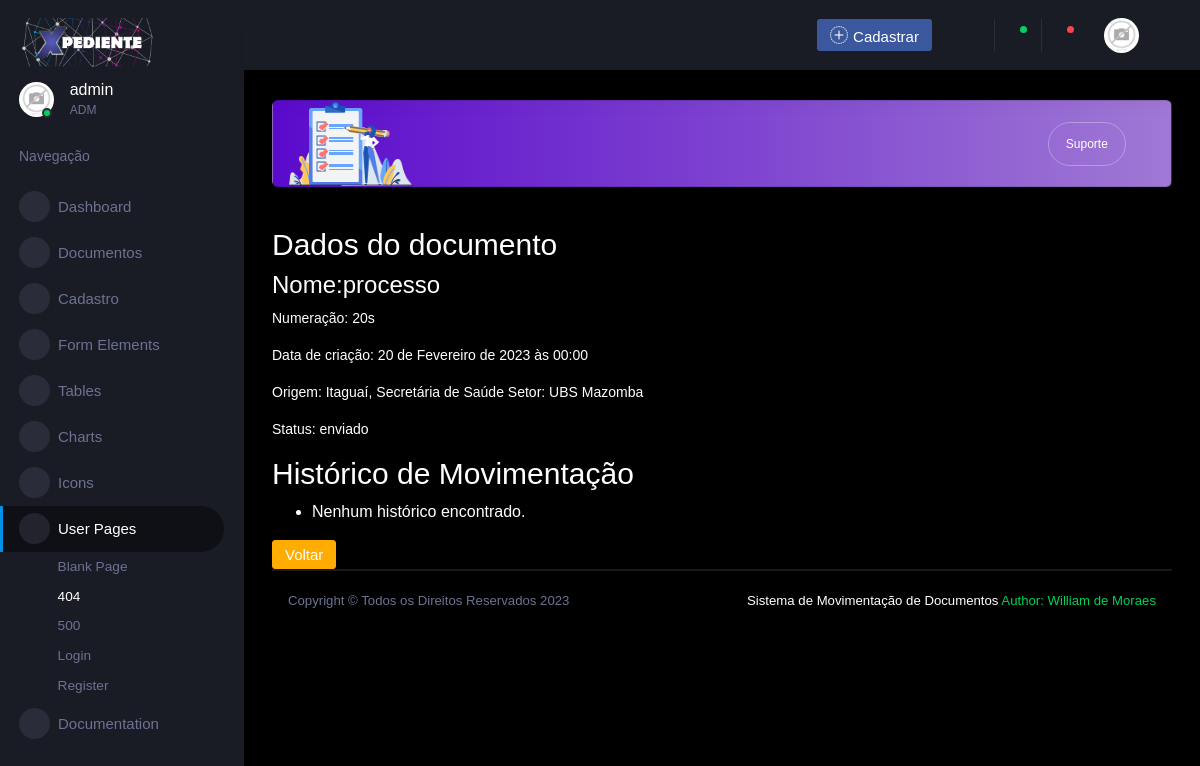
The page /documento_view/4 (signed in) on the database as committed earlier.
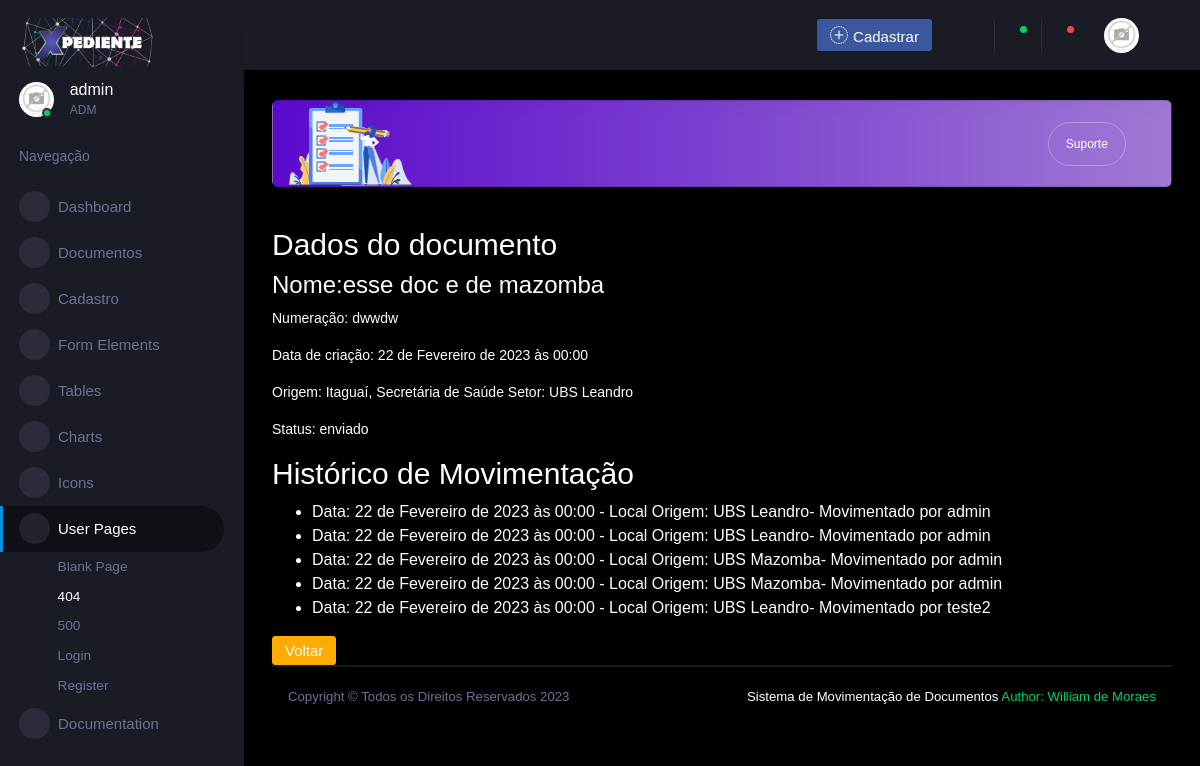
The same page on the database as committed later.
### App/models.py (models this page shows, shortened)
class Documento(models.Model):
    nome = models.CharField(max_length=60, blank=False, unique=True, null=True, verbose_name='Nome')
    tipo = models.CharField(max_length=15, blank=False, null=True, verbose_name='Tipo',
        choices=(
                ( 'processo' ,  'Processo' ),
                ( 'requerimeto' ,  'Requerimento' ),
                ( 'ata' ,  'Ata' ),
                ( 'ci' ,  'Ci' ),
                ( 'documento' ,  'Documento' ),
            ))
    numeracao = models.CharField(max_length=15, blank=False, unique=True, null=True, verbose_name='Numeração')
    ano = models.CharField(max_length=15,  blank=False, null=True, verbose_name='Ano')
    assunto = models.TextField(max_length=15, blank=True, null=True, verbose_name='Assunto')
    datainicial = models.DateTimeField(max_length=15, blank=True, null=True, verbose_name='Data Inicial')
    prefeitura = models.ForeignKey(Prefeitura, on_delete=models.CASCADE, verbose_name='Prefeitura')
    secretaria = models.ForeignKey(Secretaria, on_delete=models.CASCADE, verbose_name='Secretária')
    setor = models.ForeignKey(Setor, on_delete=models.CASCADE, verbose_name='Setor')
    status =models.CharField(max_length=10, blank=False, null=True, verbose_name='Status',
        choices=(
                ( 'registrado' ,  'Registrado' ),
                ( 'enviado' ,  'Enviado' ),
                ( 'recebido' ,  'Recebido' ),
            ))
    anexo = models.FileField(upload_to='anexo/', null=True , blank=True, verbose_name='Anexo')
    data_envio = models.DateTimeField(null=True, blank=True)
    data_recebimento = models.DateTimeField(null=True, blank=True)
    criadopor = models.ForeignKey(User, on_delete=models.PROTECT)
    origem = models.ForeignKey(User, on_delete=models.CASCADE, related_name='documentos_enviados')
    destino = models.ForeignKey(User, on_delete=models.CASCADE, related_name='documentos_recebidos')

class Prefeitura(models.Model):
    nome = models.CharField(max_length=30, blank=False, null=True,  verbose_name='Nome da Prefeitura')
    criadopor = models.ForeignKey(User, on_delete=models.PROTECT)

class Secretaria(models.Model):
    nome = models.CharField(max_length=40, blank=False, unique=True, null=True, verbose_name='Nome da Secretária')
    prefeitura = models.ForeignKey(Prefeitura, on_delete=models.CASCADE, verbose_name='Prefeitura')
    sigla = models.CharField(max_length=7, blank=False, null=True, verbose_name='Sigla da Secretária')
    phoneNumberRegex = RegexValidator(regex = r"^\+?1?\d{8,15}$") # regex validação
    telefone = models.CharField(validators = [phoneNumberRegex],max_length=17, blank=False, null=True, verbose_name='Telefone', )
    status =models.CharField(max_length=10, blank=False, null=True, verbose_name='Status',
        choices=(
         ( 'ativo' ,  'Ativo' ),
         ( 'inativo' , 'Inativo' ),
        ))
    cep = models.CharField(max_length=8, blank=False, null=True, verbose_name='cep')
    logradouro = models.CharField(max_length=70, blank=True, null=True, verbose_name='logradouro')
    complemento = models.CharField(max_length=70, blank=True, null=True, verbose_name='complemento')
    bairro = models.CharField(max_length=70, blank=True, null=True, verbose_name='bairro')
    localidade = models.CharField(max_length=70, blank=True, null=True, verbose_name='localidade')
    uf = models.CharField(max_length=10, blank=True, null=True, verbose_name='uf')
    criadopor = models.ForeignKey(User, on_delete=models.PROTECT)

class Setor(models.Model):
    nome = models.CharField(max_length=40, blank=False, null=True, verbose_name='Nome do setor')
    prefeitura = models.ForeignKey(Prefeitura, on_delete=models.PROTECT, verbose_name='Prefeitura')
    secretaria = models.ForeignKey(Secretaria, on_delete=models.PROTECT, verbose_name='Secretária')
    phoneNumberRegex = RegexValidator(regex = r"^\+?1?\d{8,15}$") # regex validação
    telefone = models.CharField(validators = [phoneNumberRegex],max_length=17, blank=False, null=True, verbose_name='Telefone', )
    status =models.CharField(max_length=10, blank=False, null=True, verbose_name='Status',
        choices=(
         ( 'ativo' ,  'Ativo' ),
         ( 'inativo' ,  'Inativo' ),
        ))
    cep = models.CharField(max_length=8, blank=False, null=True, verbose_name='cep')
    logradouro = models.CharField(max_length=70, blank=True, null=True, verbose_name='logradouro')
    complemento = models.CharField(max_length=70, blank=True, null=True, verbose_name='complemento')
    bairro = models.CharField(max_length=70, blank=True, null=True, verbose_name='bairro')
    localidade = models.CharField(max_length=70, blank=True, null=True, verbose_name='localidade')
    uf = models.CharField(max_length=10, blank=True, null=True, verbose_name='uf')
    criadopor = models.ForeignKey(User, on_delete=models.PROTECT)

class Historico(models.Model):
    documento = models.ForeignKey(Documento, on_delete=models.CASCADE)
    setor = models.ForeignKey(Setor, on_delete=models.CASCADE)
    data_entrada = models.DateTimeField(null=True, blank=True)
    data_saida = models.DateTimeField(null=True, blank=True)
    criadopor = models.ForeignKey(User, on_delete=models.PROTECT)

### App/views.py (the view)
# urls.py: path('documento_view/<int:pk>', DocumentoView.as_view(), name='documento_view'),
class DocumentoView(GroupRequiredMixin, LoginRequiredMixin, UpdateView):
    login_url = reverse_lazy('login')
    group_required = u'ADM','UBS LEANDRO','UBS MAZOMBA'
    model = Documento
    fields = [#'nome',
              'secretaria',
              'setor',
              'anexo',
              ]
    template_name='pages/documento/documentoview.html'
    success_url =  reverse_lazy ('documento_lista')
    def get_context_data(self, **kwargs):
        context = super().get_context_data(**kwargs)
        context['historicos'] = self.object.historico_set.all()
        return context

### App/templates/pages/documento/documentoview.html (shortened to what this page needs)
{% extends 'pages/base/modelo.html' %}
{% load crispy_forms_tags %}
{% load static %}
{% block conteudo %}
<h2>Dados do documento</h2>
<h3>Nome:{{ documento.nome }}</h3>
<p>Numeração: {{documento.numeracao}}</p>
<p>Data de criação: {{ documento.datainicial }}</p>
<p>Origem:
    {{ documento.prefeitura.nome }},
    {{ documento.secretaria.nome}}
    Setor: {{ documento.setor.nome}}
</p>
<p>Status: {{ documento.status }}</p>
<h2>Histórico de Movimentação</h2>
<ul>
{% for historico in historicos %}
  <li>Data: {{ historico.data_saida }} - Local Origem:  {{ historico.setor.nome }}- Movimentado por {{historico.criadopor}}</li>
{% empty %}
  <li>Nenhum histórico encontrado.</li>
{% endfor %}
</ul>
<a href="{% url 'documento_lista' %}"class="btn btn-warning", title='Voltar'>Voltar</a>
{% endblock conteudo %}

### App/templates/pages/base/modelo.html (shortened to what this page needs)
{% load static %}
<!DOCTYPE html>
<html lang="pt-br" class="h-100">
  <head>
    {% block styles %}
    <link rel="stylesheet" href="{% static 'vendors/mdi/css/materialdesignicons.min.css'%}">
    <link rel="stylesheet" href="https://cdn.jsdelivr.net/npm/bootstrap-icons@1.10.3/font/bootstrap-icons.css">
    <link rel="stylesheet" href="{% static 'vendors/css/vendor.bundle.base.css'%}">
    <link rel="stylesheet" href="{% static 'vendors/jvectormap/jquery-jvectormap.css'%}">
    <link rel="stylesheet" href="{% static 'vendors/flag-icon-css/css/flag-icon.min.css'%}">
    <link rel="stylesheet" href="{% static 'vendors/owl-carousel-2/owl.carousel.min.css'%}">
    <link rel="stylesheet" href="{% static 'vendors/owl-carousel-2/owl.theme.default.min.css'%}">
    <link rel="stylesheet" href="{% static 'css/style.css'%}">
    {% endblock %}
  </head>
  <body>
    <div class="container-scroller">
      {% if request.user.is_authenticated %}
      {% block sidebar %}
      {% include 'pages/partials/_sidebar.html' %}
      {% endblock sidebar %}
      <div class="container-fluid page-body-wrapper">
        {% block navbar %}
        {% include 'pages/partials/_navbar.html' %}
        {% endblock navbar %}
        {% block saudacao %}
        <div class="main-panel">
          <div class="content-wrapper">
            <div class="row">
              <div class="col-12 grid-margin stretch-card">
                <div class="card corona-gradient-card">
                  <div class="card-body py-0 px-0 px-sm-3">
                    <div class="row align-items-center">
                      <div class="col-4 col-sm-3 col-xl-2">
                        <img src="{% static 'images/dashboard/Group126@2x.png'%}" class="gradient-corona-img img-fluid" alt="">
                      </div>
                      <div class="col-3 col-sm-2 col-xl-2 pl-0 text-center">
                        <span>
                          <a href="" target="_blank" class="btn btn-outline-light btn-rounded get-started-btn">Suporte</a>
                        </span>
                      </div>
                    </div>
                  </div>
                </div>
              </div>
            </div>
            {% endblock saudacao %}
            {% block conteudo %}{% endblock conteudo %}
          {% endif %}
          {% block modal %}
          {% include 'pages/utils/modal.html' %}
          {% endblock modal %}
          {% block footer %}
       {% include 'pages/partials/_footer.html' %}
          {% endblock footer %}
        </div>
      </div>
    </div>
  </body>
</html>

### App/templates/pages/partials/_sidebar.html (shortened to what this page needs)
{% load static %}
<nav class="sidebar sidebar-offcanvas" id="sidebar">
  <div class="sidebar-brand-wrapper d-none d-lg-flex align-items-center justify-content-center fixed-top ">
    <a class="sidebar-brand brand-logo img-xs rounded-circle " href="{%url 'home'%}"><img src="{%static 'images/logocortadaB.png'%}" alt="logo" style="height: 100px; "/></a>
  </div>
  <ul class="nav">
    <li class="nav-item profile">
      <div class="profile-desc">
        <div class="profile-pic">
          <div class="count-indicator">
          </div>
          <div class="profile-name">
            <h5 class="mb-0 font-weight-normal">{{user.username|slice:"0:10"}}</h5>
            <span>{{user.groups.all.0.name }}</span>
          </div>
        </div>
        <a href="#" id="profile-dropdown" data-toggle="dropdown"><i class="mdi mdi-dots-vertical"></i></a>
      </div>
    </li>
    <li class="nav-item nav-category">
      <span class="nav-link">Navegação</span>
    </li>
    <li class="nav-item menu-items">
      <a class="nav-link" href="{% url 'home'%}">
        <span class="menu-icon">
          <i class="mdi mdi-speedometer"></i>
        </span>
        <span class="menu-title">Dashboard</span>
      </a>
    </li>
    <li class="nav-item menu-items">
      <a class="nav-link" data-toggle="collapse" href="#ui-basic" aria-expanded="false" aria-controls="ui-basic">
        <span class="menu-icon">
          <i class="mdi mdi-laptop"></i>
        </span>
        <span class="menu-title">Documentos</span>
        <i class="menu-arrow"></i>
      </a>
    </li>
    <li class="nav-item menu-items">
      <a class="nav-link" data-toggle="collapse" href="#basic" aria-expanded="false" aria-controls="basic">
        <span class="menu-icon">
          <i class="mdi mdi-laptop"></i>
        </span>
        <span class="menu-title">Cadastro</span>
        <i class="menu-arrow"></i>
      </a>
    </li>
    <li class="nav-item menu-items">
      <a class="nav-link" href="pages/forms/basic_elements.html">
        <span class="menu-icon">
          <i class="mdi mdi-playlist-play"></i>
        </span>
        <span class="menu-title">Form Elements</span>
      </a>
    </li>
    <li class="nav-item menu-items">
      <a class="nav-link" href="pages/tables/basic-table.html">
        <span class="menu-icon">
          <i class="mdi mdi-table-large"></i>
        </span>
        <span class="menu-title">Tables</span>
      </a>
    </li>
    <li class="nav-item menu-items">
      <a class="nav-link" href="pages/charts/chartjs.html">
        <span class="menu-icon">
          <i class="mdi mdi-chart-bar"></i>
        </span>
        <span class="menu-title">Charts</span>
      </a>
    </li>
    <li class="nav-item menu-items">
      <a class="nav-link" href="pages/icons/mdi.html">
        <span class="menu-icon">
          <i class="mdi mdi-contacts"></i>
        </span>
        <span class="menu-title">Icons</span>
      </a>
    </li>
    <li class="nav-item menu-items">
      <a class="nav-link" data-toggle="collapse" href="#auth" aria-expanded="false" aria-controls="auth">
        <span class="menu-icon">
          <i class="mdi mdi-security"></i>
        </span>
        <span class="menu-title">User Pages</span>
        <i class="menu-arrow"></i>
      </a>
      <div class="collapse" id="auth">
        <ul class="nav flex-column sub-menu">
          <li class="nav-item"> <a class="nav-link" href="pages/samples/blank-page.html"> Blank Page </a></li>
          <li class="nav-item"> <a class="nav-link" href="pages/samples/error-404.html"> 404 </a></li>
          <li class="nav-item"> <a class="nav-link" href="pages/samples/error-500.html"> 500 </a></li>
          <li class="nav-item"> <a class="nav-link" href="pages/samples/login.html"> Login </a></li>
          <li class="nav-item"> <a class="nav-link" href="pages/samples/register.html"> Register </a></li>
        </ul>
      </div>
    </li>
    <li class="nav-item menu-items">
      <a class="nav-link" href="documentation">
        <span class="menu-icon">
          <i class="mdi mdi-file-document-box"></i>
        </span>
        <span class="menu-title">Documentation</span>
      </a>
    </li>
  </ul>
</nav>

### App/templates/pages/partials/_navbar.html (shortened to what this page needs)
{% load static %}
<nav class="navbar p-0 fixed-top d-flex flex-row " >
  <div class="navbar-menu-wrapper flex-grow d-flex align-items-stretch" >
    <button class="navbar-toggler navbar-toggler align-self-center" type="button"data-toggle="minimize" >
      <span class="mdi mdi-menu"></span>
    </button>
    <ul class="navbar-nav w-100">
      <li class="nav-item w-100">
        <form class="nav-link mt-2 mt-md-0 d-none d-lg-flex search">
        </form>
      </li>
    </ul>
    <ul class="navbar-nav navbar-nav-right">
      <li class="nav-item dropdown d-none d-lg-block">
        <a class="nav-link btn btn-facebook create-new-button" id="createbuttonDropdown" data-toggle="dropdown" aria-expanded="false" href="#"><i class="bi bi-plus-circle-dotted"></i>Cadastrar</a>
      </li>
      <li class="nav-item nav-settings d-none d-lg-block">
        <a class="nav-link" href="#">
          <i class="mdi mdi-view-grid"></i>
        </a>
      </li>
      <li class="nav-item dropdown border-left">
        <a class="nav-link count-indicator dropdown-toggle" id="messageDropdown" href="#" data-toggle="dropdown" aria-expanded="false">
          <i class="mdi mdi-email"></i>
          <span class="count bg-success"></span>
        </a>
      </li>
      <li class="nav-item dropdown border-left">
        <a class="nav-link count-indicator dropdown-toggle" id="notificationDropdown" href="#" data-toggle="dropdown">
          <i class="mdi mdi-bell"></i>
          <span class="count bg-danger"></span>
        </a>
      </li>
      <li class="nav-item dropdown">
        <a class="nav-link" id="profileDropdown" href="#" data-toggle="dropdown">
          <div class="navbar-profile">
            {% if user.perfil.foto  %}
            <img class="img-xs rounded-circle" src="{{ user.perfil.foto.url }}" alt="">
            {% else %}
            <img class="img-xs rounded-circle" src="{%static 'images/faces/semfoto.jpg'%}" alt="">
            {% endif %}
            <i class="mdi mdi-menu-down d-none d-sm-block"></i>
          </div>
        </a>
      </li>
    </ul>
  </div>
</nav>

### App/templates/pages/utils/message.html (shortened to what this page needs)
{% load static %}

### App/templates/pages/utils/modal.html (shortened to what this page needs)
{% load static %}
<div class="card w-100">
</div>

### App/templates/pages/partials/_footer.html
<footer class="footer">
  <div class="d-sm-flex justify-content-center justify-content-sm-between">
    <span class="text-muted d-block text-center text-sm-left d-sm-inline-block">Copyright © Todos os Direitos Reservados 2023</span>
    <span class="float-none float-sm-right d-block mt-1 mt-sm-0 text-center"> Sistema de Movimentação de Documentos <a href="" target="_blank">Author: William de Moraes</a> </span>
  </div>
</footer>

Rows that differ between the two databases and show on the page:
changed Documento "enviado": nome "processo" → "esse doc e de mazomba"; numeracao "20s" → "dwwdw"; datainicial "20 de Fevereiro de 2023 às 00:00" → "22 de Fevereiro de 2023 às 00:00"; setor.nome "UBS Mazomba" → "UBS Leandro"
added Historico: data_saida "22 de Fevereiro de 2023 às 00:00", setor.nome "UBS Leandro", criadopor "admin"
added Historico: data_saida "22 de Fevereiro de 2023 às 00:00", setor.nome "UBS Leandro", criadopor "admin"
added Historico: data_saida "22 de Fevereiro de 2023 às 00:00", setor.nome "UBS Mazomba", criadopor "admin"
added Historico: data_saida "22 de Fevereiro de 2023 às 00:00", setor.nome "UBS Mazomba", criadopor "admin"
added Historico: data_saida "22 de Fevereiro de 2023 às 00:00", setor.nome "UBS Leandro", criadopor "teste2"
Other text that changed with them:
text no longer shown: "Nenhum histórico encontrado."
